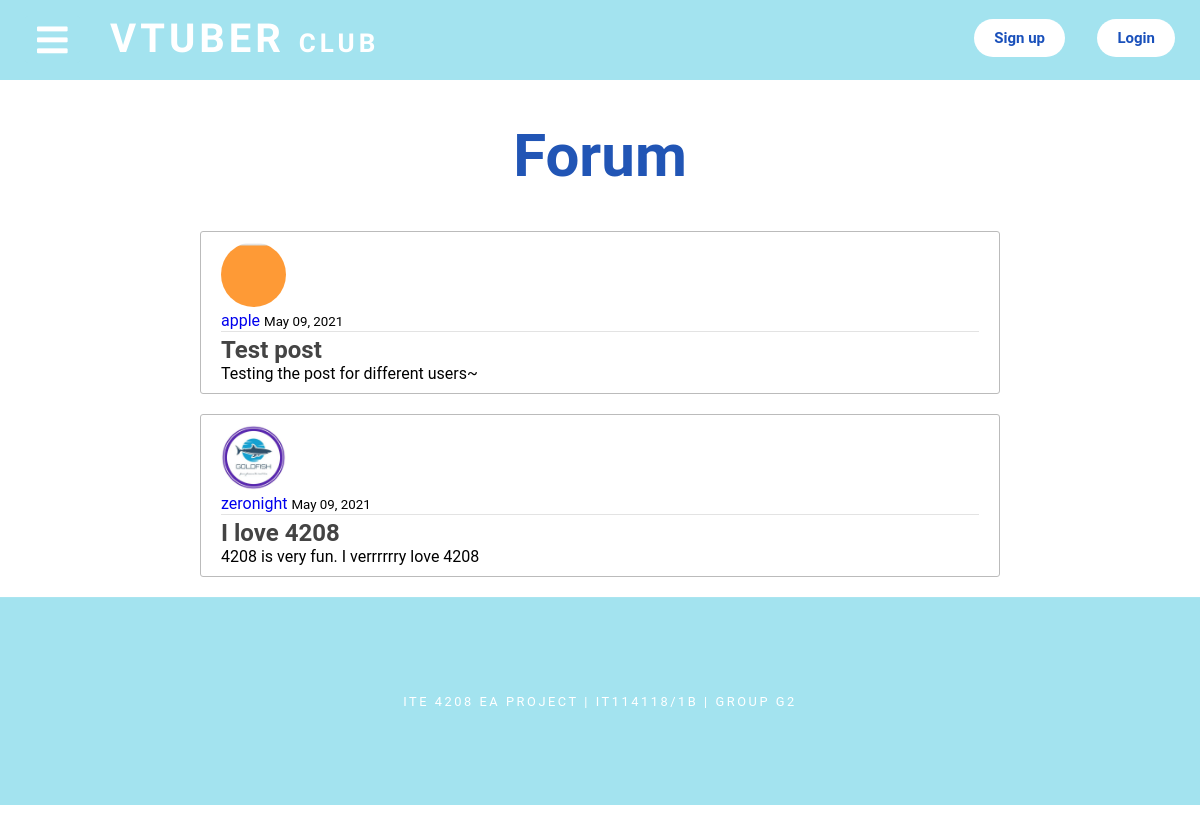
Before: /Forum/ with the older database file.
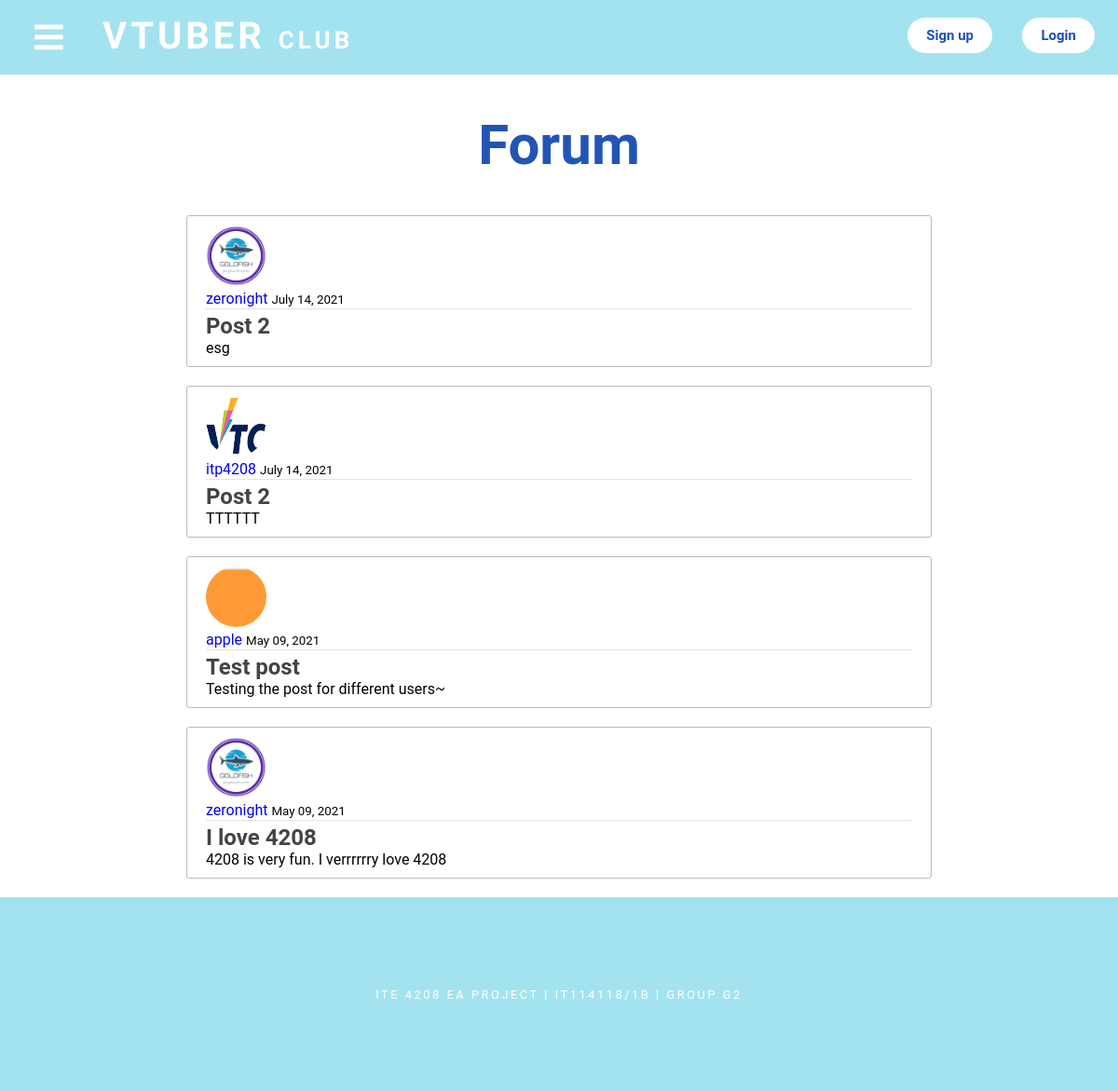
After: the same page with the newer database file.
### blog/models.py (models this page shows, shortened)
class Post(models.Model):
    title = models.CharField(max_length=100)
    content = models.TextField()
    date_posted = models.DateTimeField(default=timezone.now)
    author = models.ForeignKey(User, on_delete=models.CASCADE)

### users/models.py (models this page shows, shortened)
class Profile(models.Model):
    user = models.OneToOneField(User, on_delete=models.CASCADE)
    image = models.ImageField(default='default.jpg', upload_to='profile_pics')

### blog/views.py (the view)
# urls.py: path('Forum/', PostListView.as_view(), name='blog-forum'),
class PostListView(ListView):
    model = Post
    template_name = 'blog/Forum.html'  # <app>/<model>_<viewtype>.html
    context_object_name = 'posts'
    ordering = ['-date_posted']

### blog/templates/blog/Forum.html
{% extends "blog/base.html" %}
{% block content %}
<div class="forum_titl">
  <h1>Forum</h1>
</div>
{% for post in posts %}
<article class="content-section4">
  <img class="rounded-circle article-img" src="{{ post.author.profile.image.url }}">
  <div class="media-body">
    <div class="article-metadata">
      <a class="mr-2" href="#">{{ post.author }}</a>
      <small class="text-muted">{{ post.date_posted|date:"F d, Y" }}</small>
    </div>
    <h2><a class="article-title" href="{% url 'post-detail' post.id %}">{{ post.title }}</a></h2>
    <p class="article-content">{{ post.content }}</p>
  </div>
</article>
{% endfor %}
{% endblock content %}

### blog/templates/blog/base.html (shortened to what this page needs)
{% load static %}
<!DOCTYPE html>
<html lang="en" dir="ltr">
<head>
  <link rel="stylesheet" type="text/css" href="{% static '/css/bootstrap.min.css' %}" />
  <link rel="stylesheet" type="text/css" href="{% static '/css/base.css' %}" />
  <link rel="stylesheet" type="text/css" href="{% static '/css/home.css' %}" />
  <link rel="stylesheet" type="text/css" href="{% static '/css/about.css' %}" />
  <link rel="stylesheet" type="text/css" href="{% static '/css/style.css' %}" />
  <link rel="stylesheet" type="text/css" href="{% static '/css/login.css' %}" />
  <link rel="stylesheet" type="text/css" href="{% static '/css/post.css' %}" />
  <link rel="stylesheet" href="https://cdnjs.cloudflare.com/ajax/libs/font-awesome/5.15.3/css/all.min.css" />
</head>
<body>
  <header>
    <label for="check">
      <i class="fas fa-bars" id="btn"></i>
    </label>
    <div class="left_area">
      <h3><a style='color:white' href="{% url 'blog-home' %}">VTUBER <span>CLUB</span></a></h3>
    </div>
    <div class="right_area">
      {% if request.user.is_authenticated %}
      <a class="adddddddd" href="{% url 'post-create' %}"><i class="fas fa-plus-circle fa-2x"></i></a>
      <a class="signup_btn" href="{% url 'profile' %}">Profile</a>
      <a class="loginout_btn" href="{% url 'logout' %}">Logout</a>
      {% else %}
      <a class="signup_btn" href="{% url 'register' %}">Sign up</a>
      <a class="loginout_btn" href="{% url 'login' %}">Login</a>
      {% endif %}
    </div>
  </header>
  <div class="top"></div>
  <section>
    {% block content %}{% endblock content %}
    <div id="footer">
      <div id="copyright">
        <p style="color:white;">ITE 4208 EA Project | IT114118/1B | Group G2</p>
      </div>
    </div>
  </section>
</body>
</html>

### blog/static/css/base.css (style rules this page uses)
* { padding: 0; margin: 0; list-style: none; text-decoration: none; }
body { font-family: 'Roboto', sans-serif; }
header { position: fixed; background: #A3E3EF; padding: 25px; width: 100%; height: 30px; z-index: 1; }
.left_area h3 { font-family: 'Fredoka One', cursive; color: white; margin-top: -10px; margin-left: 85px; font-size: 40px; font-weight: 900; letter-spacing: 4px; }
.left_area span { font-size: 26px; }
.right_area { font-family: 'Roboto', Bold 700; }
.signup_btn { padding: 10px 20px; background: white; float: right; margin-top: -43px; margin-right: 160px; border-radius: 2px; font-size: 15px; color: #1950BB; border-radius: 25px; font-weight: bold; }
.loginout_btn { padding: 10px 20px; background: white; text-decoration: none; float: right; margin-top: -43px; margin-right: 50px; border-radius: 2px; font-size: 15px; color: #1950BB; border-radius: 25px; font-weight: bold; }
label #btn { position: fixed; background: #A3E3EF; border-radius: 3px; cursor: pointer; left: 25px; top: 16px; font-size: 35px; color: white; padding: 6px 12px; transition: all .5s; }
section { background-position: center; background-size: cover; height: 100vh; transition: all .5s; }
#footer { background-color: #A3E3EF; text-align: center; }
#copyright { overflow: hidden; padding: 6em 0em 6em 0em; border-top: 1px solid rgba(255,255,255,0.08); }
#copyright p { letter-spacing: 0.20em; text-align: center; text-transform: uppercase; font-size: 0.80em; color: rgba(255,255,255,0.3); }
h1, h2, h3, h4 { margin: 0; padding: 0; font-weight: 700; color: #2155b5; }
.forum_titl { display: flex; justify-content: center; align-items: center; margin-bottom: 40px; font-size: 40px; margin-top: 70px; }
.article-img { height: 65px; width: 65px; margin-right: 16px; }
.content-section4 { background: #ffffff; padding: 10px 20px; border: 1px solid #bbbbbb; border-radius: 3px; margin: 0px 200px 20px 200px; }
.article-metadata { padding-bottom: 1px; margin-bottom: 4px; border-bottom: 1px solid #e3e3e3 }
.article-title { color: #444444; }

### blog/static/css/about.css (style rules this page uses)
.top { height: 50px; }
.rounded-circle { border-radius:50% }

### blog/static/css/post.css (style rules this page uses)
.forum_titl { display: flex; justify-content: center; align-items: center; margin-bottom: 40px; font-size: 40px; margin-top: 70px; }

Changed rows visible on the page:
added Post: author.profile.image (picture), author "zeronight", date_posted "July 14, 2021", title "Post 2", content "esg"
added Post: author.profile.image (placeholder picture), author "itp4208", date_posted "July 14, 2021", title "Post 2", content "TTTTTT"
